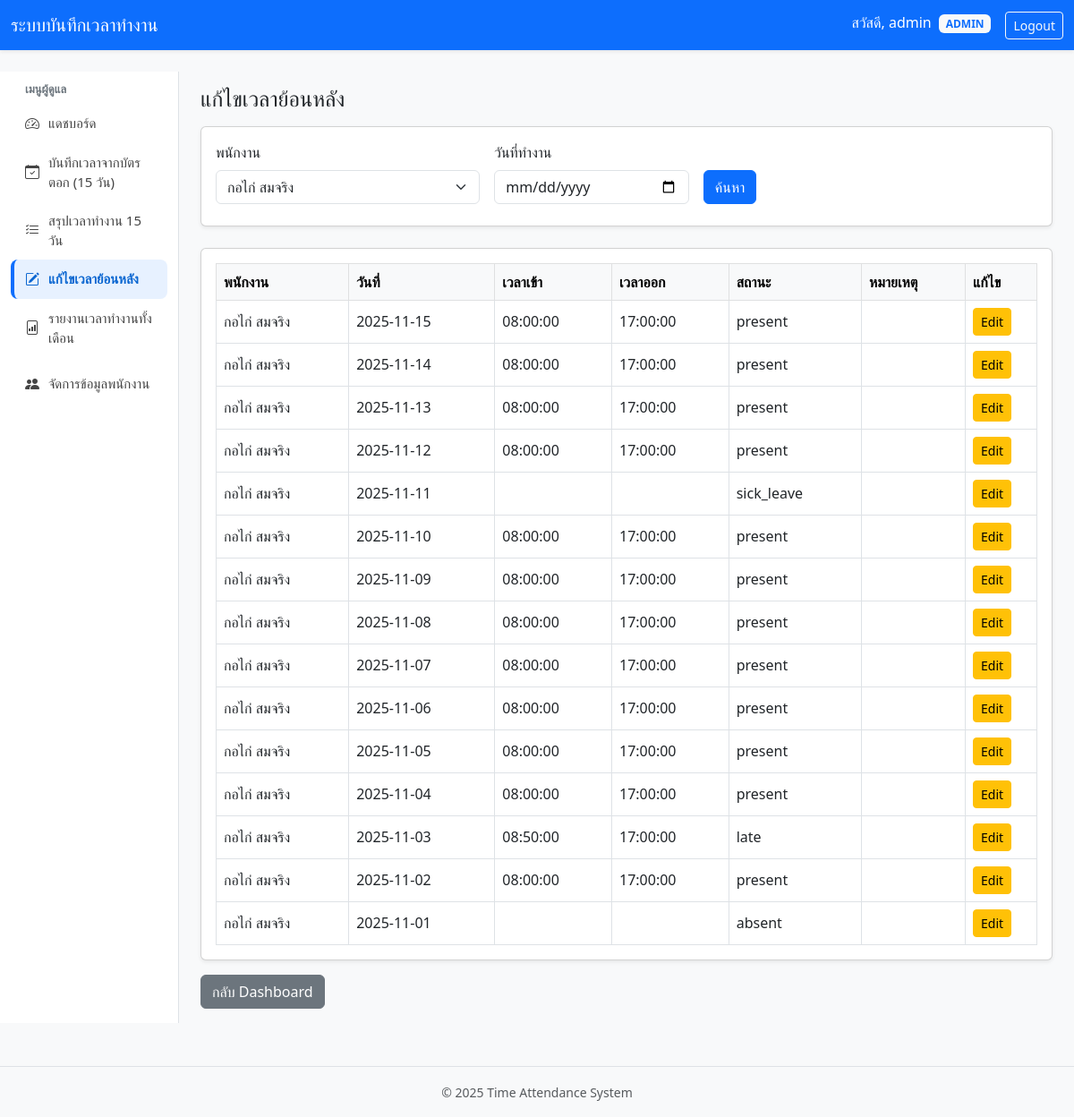
Page /admin/time/admin_time_edit.php?employee_id=1 (signed in) on the committed database.
### tables this page shows
CREATE TABLE `time_record` (
  `id_time_record` int(11) NOT NULL,
  `employee_id` int(11) NOT NULL,
  `work_date` date NOT NULL,
  `status` varchar(20) DEFAULT NULL,
  `source` varchar(50) DEFAULT NULL,
  `created_by` int(11) DEFAULT NULL,
  `updated_by` int(11) DEFAULT NULL,
  `check_in_time` time DEFAULT NULL,
  `check_out_time` time DEFAULT NULL,
  `remark` text DEFAULT NULL
);

CREATE TABLE `employee` (
  `id_employee` int(11) NOT NULL,
  `firstname` varchar(100) NOT NULL,
  `lastname` varchar(100) NOT NULL,
  `department_id` int(11) NOT NULL,
  `position` varchar(100) DEFAULT NULL,
  `start_date` date DEFAULT NULL,
  `status` varchar(20) DEFAULT 'active',
  `gender` enum('male','female','other') DEFAULT NULL,
  `prefix` varchar(50) DEFAULT NULL
);

### admin/time/admin_time_edit.php (the view, shortened to what this page needs)
<?php
require_once '../../config/database.php';
$searchEmp  = $_GET['employee_id'] ?? '';
$searchDate = $_GET['date'] ?? '';
$records = [];
if ($searchEmp || $searchDate) {
    $sql = "SELECT tr.*, e.firstname, e.lastname
            FROM time_record tr
            JOIN employee e ON tr.employee_id = e.id_employee
            WHERE 1=1";
    $params = [];
    if ($searchEmp) {
        $sql .= " AND tr.employee_id = :emp";
        $params['emp'] = $searchEmp;
    }
    $sql .= " ORDER BY tr.work_date DESC";
    $stmt = $pdo->prepare($sql);
    $stmt->execute($params);
    $records = $stmt->fetchAll(PDO::FETCH_ASSOC);
}
$empList = $pdo->query("
    SELECT id_employee, firstname, lastname
    FROM employee
    WHERE status='active'
    ORDER BY firstname
")->fetchAll(PDO::FETCH_ASSOC);
include '../../partials/header.php';
?>
<div class="container-fluid">
    <div class="row">
        <?php include '../../partials/sidebar.php'; ?>
        <main class="col-md-9 ms-sm-auto col-lg-10 px-4 py-3">
            <div class="d-flex justify-content-between align-items-center mb-3">
                <h1 class="h4 mb-0">แก้ไขเวลาย้อนหลัง</h1>
            </div>
            <div class="card shadow-sm mb-4">
                <div class="card-body">
                    <form method="get" class="row g-3 mb-2">
                        <div class="col-md-4">
                            <label class="form-label">พนักงาน</label>
                            <select name="employee_id" class="form-select">
                                <?php foreach ($empList as $e): ?>
                                    <option value="<?php echo $e['id_employee']; ?>"
                                        <?php echo $searchEmp == $e['id_employee'] ? 'selected' : ''; ?>>
                                        <?php echo htmlspecialchars($e['firstname'].' '.$e['lastname']); ?>
                                    </option>
                                <?php endforeach; ?>
                            </select>
                        </div>
                        <div class="col-md-3">
                            <label class="form-label">วันที่ทำงาน</label>
                            <input type="date"
                                   name="date"
                                   class="form-control"
                                   value="<?php echo htmlspecialchars($searchDate); ?>">
                        </div>
                        <div class="col-md-3 d-flex align-items-end">
                            <button class="btn btn-primary">ค้นหา</button>
                        </div>
                    </form>
                </div>
            </div>
            <?php if ($records): ?>
                <div class="card shadow-sm">
                    <div class="card-body">
                        <div class="table-responsive">
                            <table class="table table-bordered align-middle mb-0">
                                <thead class="table-light">
                                <tr>
                                    <th>พนักงาน</th>
                                    <th>วันที่</th>
                                    <th>เวลาเข้า</th>
                                    <th>เวลาออก</th>
                                    <th>สถานะ</th>
                                    <th>หมายเหตุ</th>
                                    <th style="width: 80px;">แก้ไข</th>
                                </tr>
                                </thead>
                                <tbody>
                                <?php foreach ($records as $r): ?>
                                    <tr>
                                        <td><?php echo htmlspecialchars($r['firstname'].' '.$r['lastname']); ?></td>
                                        <td><?php echo htmlspecialchars($r['work_date']); ?></td>
                                        <td><?php echo htmlspecialchars($r['check_in_time']); ?></td>
                                        <td><?php echo htmlspecialchars($r['check_out_time']); ?></td>
                                        <td><?php echo htmlspecialchars($r['status']); ?></td>
                                        <td><?php echo htmlspecialchars($r['remark']); ?></td>
                                        <td>
                                            <a href="admin_time_edit_form.php?id=<?php echo $r['id_time_record']; ?>"
                                               class="btn btn-sm btn-warning">
                                                Edit
                                            </a>
                                        </td>
                                    </tr>
                                <?php endforeach; ?>
                                </tbody>
                            </table>
                        </div>
                    </div>
                </div>
            <?php elseif ($searchEmp || $searchDate): ?>
                <div class="alert alert-warning">ไม่พบข้อมูล</div>
            <?php endif; ?>
            <div class="mt-3">
                <a href="admin_dashboard.php" class="btn btn-secondary">
                    กลับ Dashboard
                </a>
            </div>
        </main>
    </div>
</div>
<?php include '../../partials/footer.php'; ?>

### partials/header.php (style rules this page uses)
body { background: #f5f7fa; }

### rows in the picture
time_record: employee.lastname "กอไก่ สมจริง", work_date "2025-11-15", check_in_time "08:00:00", check_out_time "17:00:00", status "present"
time_record: employee.lastname "กอไก่ สมจริง", work_date "2025-11-14", check_in_time "08:00:00", check_out_time "17:00:00", status "present"
time_record: employee.lastname "กอไก่ สมจริง", work_date "2025-11-13", check_in_time "08:00:00", check_out_time "17:00:00", status "present"
time_record: employee.lastname "กอไก่ สมจริง", work_date "2025-11-12", check_in_time "08:00:00", check_out_time "17:00:00", status "present"
time_record: employee.lastname "กอไก่ สมจริง", work_date "2025-11-11", status "sick_leave"
time_record: employee.lastname "กอไก่ สมจริง", work_date "2025-11-10", check_in_time "08:00:00", check_out_time "17:00:00", status "present"
time_record: employee.lastname "กอไก่ สมจริง", work_date "2025-11-09", check_in_time "08:00:00", check_out_time "17:00:00", status "present"
time_record: employee.lastname "กอไก่ สมจริง", work_date "2025-11-08", check_in_time "08:00:00", check_out_time "17:00:00", status "present"
time_record: employee.lastname "กอไก่ สมจริง", work_date "2025-11-07", check_in_time "08:00:00", check_out_time "17:00:00", status "present"
time_record: employee.lastname "กอไก่ สมจริง", work_date "2025-11-06", check_in_time "08:00:00", check_out_time "17:00:00", status "present"
time_record: employee.lastname "กอไก่ สมจริง", work_date "2025-11-05", check_in_time "08:00:00", check_out_time "17:00:00", status "present"
time_record: employee.lastname "กอไก่ สมจริง", work_date "2025-11-04", check_in_time "08:00:00", check_out_time "17:00:00", status "present"
time_record: employee.lastname "กอไก่ สมจริง", work_date "2025-11-03", check_in_time "08:50:00", check_out_time "17:00:00", status "late"
time_record: employee.lastname "กอไก่ สมจริง", work_date "2025-11-02", check_in_time "08:00:00", check_out_time "17:00:00", status "present"
time_record: employee.lastname "กอไก่ สมจริง", work_date "2025-11-01", status "absent"

### other values in the picture
$currentUser['username'] "admin"
$currentUser['role'] "ADMIN"
form field employee_id "กอไก่ สมจริง"
